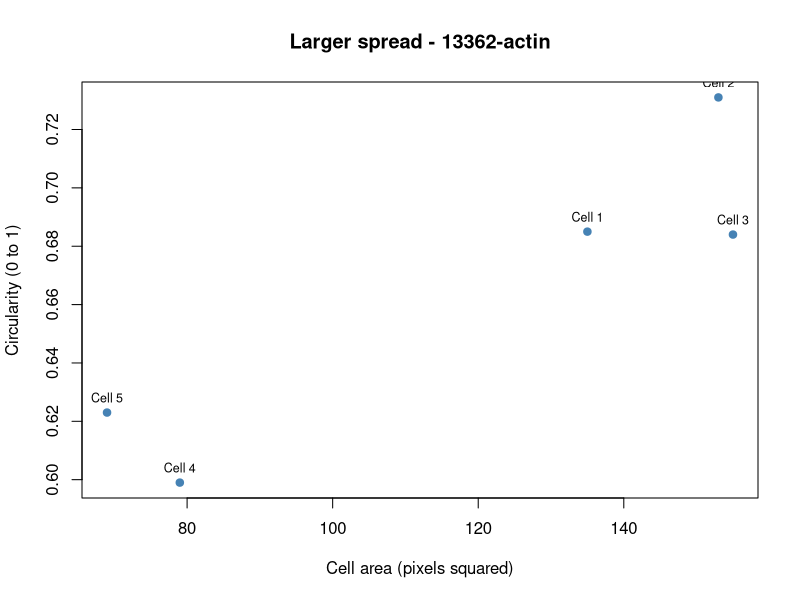
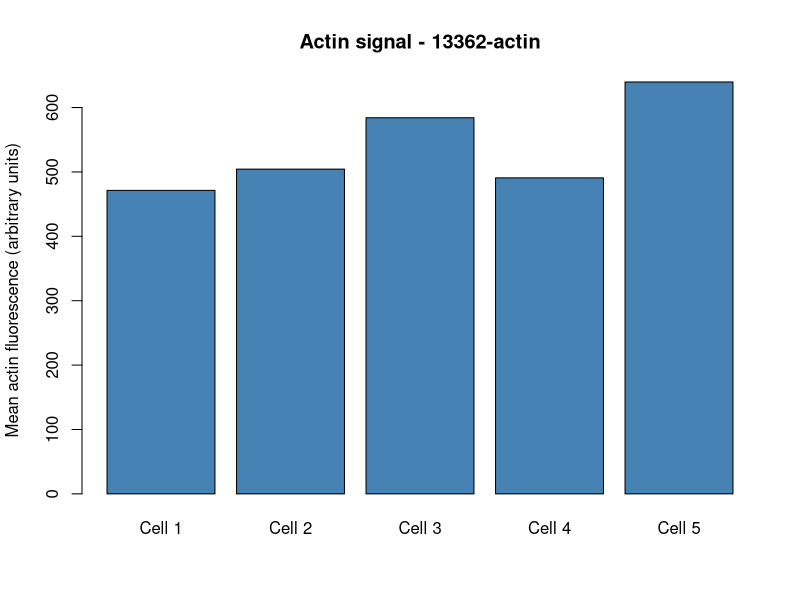

The R script that drew these images, in order:
phenotype <- "Larger spread"
image_id <- "13362-actin"
# Read the Fiji Results CSV (no R packages needed)
d <- read.csv("data/fiji_resultss.csv", check.names = FALSE)
needed <- c("Area", "Mean", "Circ.", "AR")
if (!all(needed %in% names(d))) {
  stop("Missing Fiji columns. Recheck Set Measurements.")
}
d <- d[complete.cases(d[, needed]), ]
if (nrow(d) < 5) stop("Measure five clear cells.")
d$Cell <- paste0("Cell ", seq_len(nrow(d)))
dir.create("results", showWarnings = FALSE)
dir.create("figures", showWarnings = FALSE)
# Save numerical summary
s <- data.frame(phenotype = phenotype, image_id = image_id,
                cells_measured = nrow(d), mean_area_px2 = mean(d$Area),
                mean_circularity = mean(d[["Circ."]]),
                mean_aspect_ratio = mean(d$AR),
                mean_actin_signal = mean(d$Mean))
write.csv(s, "results/cell_summary.csv", row.names = FALSE)
print(s)
# Figure 1: Cell area versus circularity
png("figures/area_vs_circularity.png", width = 900, height = 650)
plot(d$Area, d[["Circ."]], pch = 19, col = "steelblue",
     xlab = "Cell area (pixels squared)", ylab = "Circularity (0 to 1)",
     main = paste(phenotype, "-", image_id))
text(d$Area, d[["Circ."]], labels = d$Cell, pos = 3, cex = 0.75)
dev.off()
# Figure 2: Relative actin signal of measured cells
png("figures/actin_intensity.png", width = 900, height = 650)
barplot(d$Mean, names.arg = d$Cell, col = "steelblue",
        ylab = "Mean actin fluorescence (arbitrary units)",
        main = paste("Actin signal -", image_id))
dev.off()
